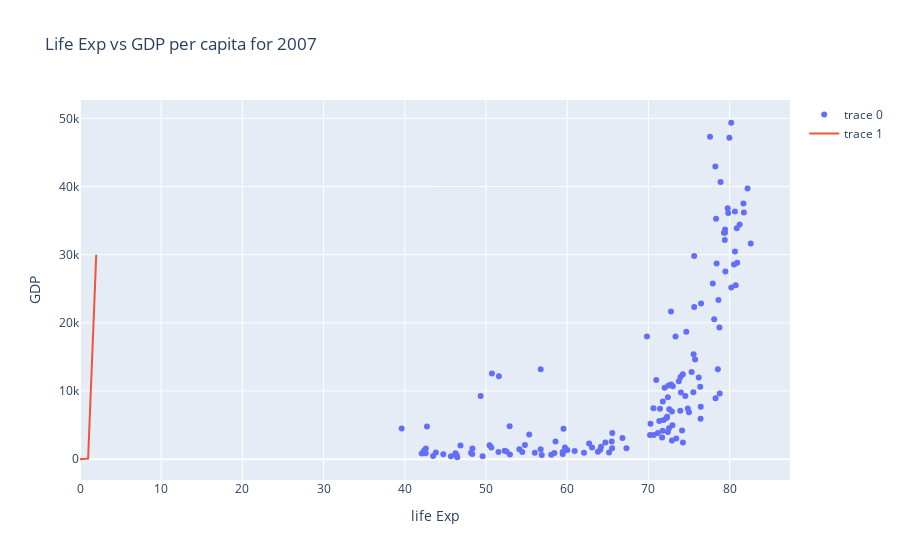

The notebook cell saved with this chart:
### Code cell
trace1 = go.Scatter(x=temp_df['lifeExp'], y=temp_df['gdpPercap'], mode='markers')
trace2 = go.Scatter(x=[0,1,2], y=[0,90, 30000], mode='lines')
data = [trace1, trace2]
layout = go.Layout(title="Life Exp vs GDP per capita for 2007", xaxis={'title':'life Exp'}, yaxis={'title':'GDP'})
fig = go.Figure(data, layout)

fig.show()

### Figure 1 — Plotly figure (JSON) as saved in the notebook; plotly's stock layout.template omitted (floating-point values rounded to 4 significant figures; data arrays with more than 128 entries replaced by an {"elided": "..."} marker saying what was removed)
{"data": [{"mode": "markers", "type": "scatter", "x": {"elided": "142 float values"}, "y": {"elided": "142 float values"}}, {"mode": "lines", "type": "scatter", "x": [0, 1, 2], "y": [0, 90, 30000]}], "layout": {"title": {"text": "Life Exp vs GDP per capita for 2007"}, "xaxis": {"title": {"text": "life Exp"}}, "yaxis": {"title": {"text": "GDP"}}}}
